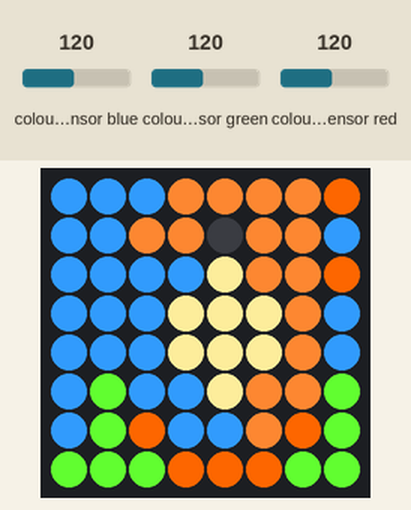
Recording of a program running on a simulated Raspberry Pi (BCM pin numbers) with a Sense HAT. On the bench: the Sense HAT's 8×8 RGB LED matrix. Inputs (shaded band) come from the test bench; at power-on: colour sensor blue 120, colour sensor green 120, colour sensor red 120.

Above: at 0.1 s.
At 3.1 s:
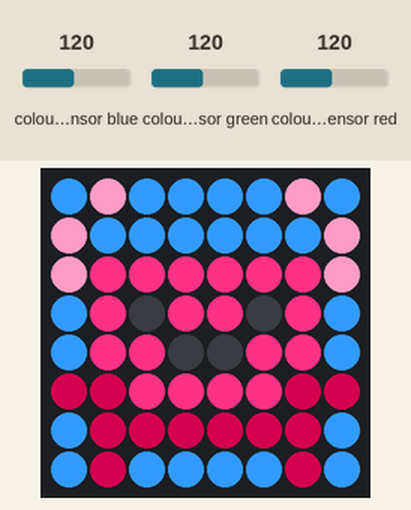

The program:

missionzerofinn.py
```python
from sense_hat import SenseHat
from time import sleep

sense = SenseHat()
sense.set_rotation(0)

sense.color.gain = 60
sense.color.integration_cycles = 64

g = (102, 255, 51)
o = (255, 102, 0)
f = (255, 133, 51)
b = (51, 153, 255)
y = (255, 235, 153)
bl = (0, 0, 0)

t = (51, 173, 255)
l = (255, 51, 133)
d = (128, 0, 51)
z = (255, 153, 194)


for i in range(28):
    rgb = sense.color
    c = (rgb.red, rgb.green, rgb.blue)


    image1 = [
    b,b,b,f,f,f,f,o,
    b,b,f,f,bl,f,f,b,
    b,b,b,b,y,f,f,o,
    b,b,b,y,y,y,f,b,
    b,b,b,y,y,y,f,b,
    b,g,b,b,y,f,f,g,
    b,g,o,b,b,f,o,g,
    g,g,g,o,o,o,g,g]


    image2 = [
    b,z,b,b,b,b,z,b,
    z,b,b,b,b,b,b,z,
    z,l,l,l,l,l,l,z,
    b,l,bl,l,l,bl,l,b,
    b,l,l,bl,bl,l,l,b,
    d,d,l,l,l,l,d,d,
    b,d,d,d,d,d,d,b,
    b,d,b,b,b,b,d,b]

    sense.set_pixels(image1)
    sleep (3)
    sense.set_pixels(image2)
    sleep (3)
```

Measured:
- what the display in image 1 shows lasts 3.0 s, from 3.0 s to 6.0 s
